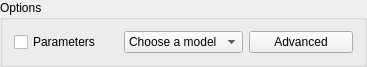
<?xml version="1.0" encoding="UTF-8"?>
<ui version="4.0">
 <class>options_group_box</class>
 <widget class="QGroupBox" name="options_group_box">
  <property name="geometry">
   <rect>
    <x>0</x>
    <y>0</y>
    <width>367</width>
    <height>63</height>
   </rect>
  </property>
  <property name="windowTitle">
   <string>Options</string>
  </property>
  <property name="title">
   <string>Options</string>
  </property>
  <layout class="QGridLayout" name="gridLayout">
   <item row="2" column="1">
    <widget class="QComboBox" name="model_combo_box">
     <property name="sizePolicy">
      <sizepolicy hsizetype="Preferred" vsizetype="Preferred">
       <horstretch>0</horstretch>
       <verstretch>0</verstretch>
      </sizepolicy>
     </property>
     <property name="baseSize">
      <size>
       <width>0</width>
       <height>0</height>
      </size>
     </property>
     <item>
      <property name="text">
       <string>Choose a model</string>
      </property>
     </item>
     <item>
      <property name="text">
       <string>SIR</string>
      </property>
     </item>
     <item>
      <property name="text">
       <string>SEIR</string>
      </property>
     </item>
     <item>
      <property name="text">
       <string>SIRS</string>
      </property>
     </item>
    </widget>
   </item>
   <item row="2" column="2">
    <widget class="QPushButton" name="advanced_btn">
     <property name="sizePolicy">
      <sizepolicy hsizetype="Preferred" vsizetype="Preferred">
       <horstretch>0</horstretch>
       <verstretch>0</verstretch>
      </sizepolicy>
     </property>
     <property name="text">
      <string>Advanced</string>
     </property>
    </widget>
   </item>
   <item row="2" column="0">
    <widget class="QCheckBox" name="parameters_check_box">
     <property name="enabled">
      <bool>true</bool>
     </property>
     <property name="text">
      <string>Parameters</string>
     </property>
    </widget>
   </item>
  </layout>
 </widget>
 <resources/>
 <connections/>
</ui>
